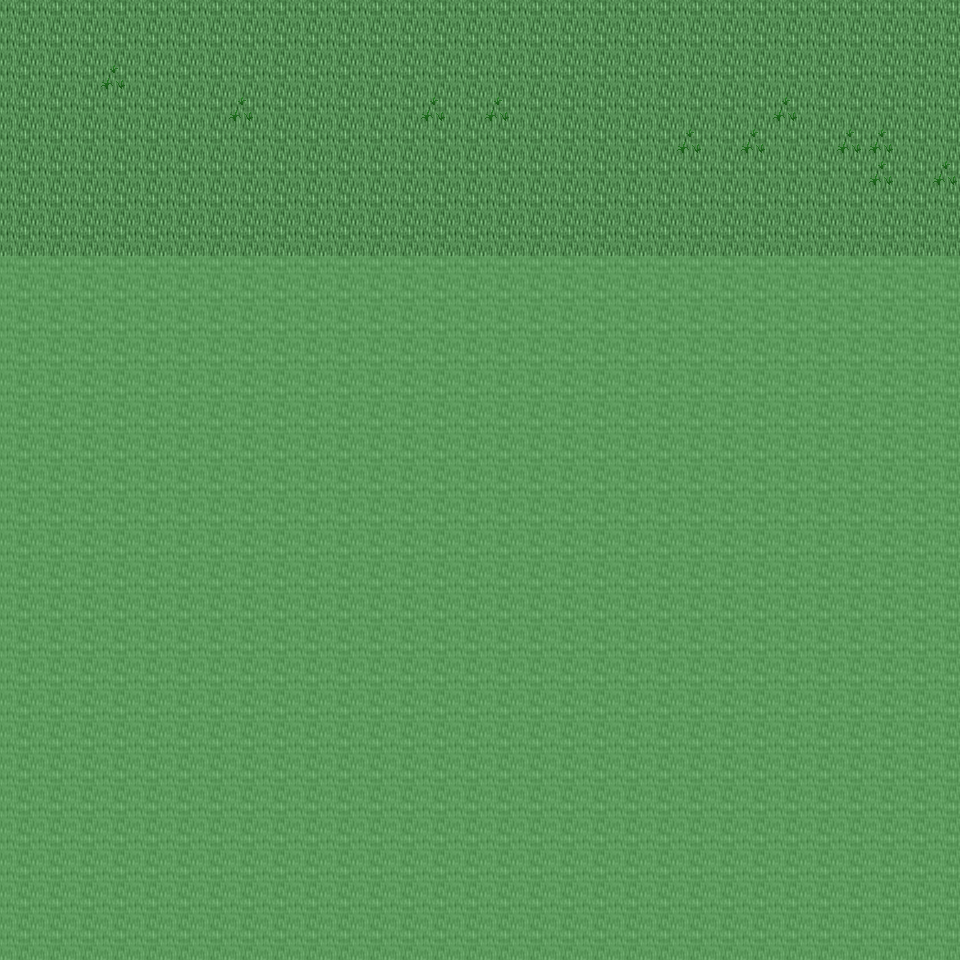

This is a level from a 2D game, rendered from its Tiled map with the project's own tilesets. A one-line summary and the map file follow, with tile-layer data summarised:
An orthogonal 30x30 tile map with 32x32 px tiles, 6 tile layers (Ground, Object, Object2, Above, ...), 26 tilesets and 3 objects (3x mapchange).

<map version="1.0" orientation="orthogonal" renderorder="right-down" width="30" height="30" tilewidth="32" tileheight="32" nextobjectid="4">
  <tileset firstgid="1" name="tileset_ground_ground" tilewidth="32" tileheight="32" tilecount="33" columns="3">
    <image source="../drawable/tileset_ground_ground.png" width="96" height="352" />
  </tileset>
  <tileset firstgid="34" name="tileset_ground_ice_ice" tilewidth="32" tileheight="32" tilecount="3" columns="3">
    <image source="../drawable/tileset_ground_ice_ice.png" width="96" height="32" />
  </tileset>
  <tileset firstgid="37" name="tileset_plant_grasses" tilewidth="32" tileheight="32" tilecount="6" columns="3">
    <image source="../drawable/tileset_plant_grasses.png" width="96" height="64" />
  </tileset>
  <tileset firstgid="43" name="tileset_plant_flower_daisy_white" tilewidth="32" tileheight="32" tilecount="8" columns="2">
    <image source="../drawable/tileset_plant_flower_daisy_white.png" width="64" height="128" />
  </tileset>
  <tileset firstgid="51" name="tileset_plant_flower_daisy_blue" tilewidth="32" tileheight="32" tilecount="8" columns="2">
    <image source="../drawable/tileset_plant_flower_daisy_blue.png" width="64" height="128" />
  </tileset>
  <tileset firstgid="59" name="tileset_ground_ridge_earth_dark" tilewidth="32" tileheight="32" tilecount="96" columns="12">
    <image source="../drawable/tileset_ground_ridge_earth_dark.png" width="384" height="256" />
  </tileset>
  <tileset firstgid="155" name="tileset_ground_rock_pebbles" tilewidth="32" tileheight="32" tilecount="3" columns="1">
    <image source="../drawable/tileset_ground_rock_pebbles.png" width="32" height="96" />
  </tileset>
  <tileset firstgid="158" name="tileset_ground_grass_edges" tilewidth="32" tileheight="32" tilecount="36" columns="12">
    <image source="../drawable/tileset_ground_grass_edges.png" width="384" height="96" />
  </tileset>
  <tileset firstgid="194" name="tileset_plant_bush_bushes" tilewidth="32" tileheight="32" tilecount="10" columns="5">
    <image source="../drawable/tileset_plant_bush_bushes.png" width="160" height="64" />
  </tileset>
  <tileset firstgid="204" name="tileset_plant_stump_stump_purple" tilewidth="32" tileheight="32" tilecount="4" columns="2">
    <image source="../drawable/tileset_plant_stump_stump_purple.png" width="64" height="64" />
  </tileset>
  <tileset firstgid="208" name="tileset_building_wall_stone" tilewidth="32" tileheight="32" tilecount="12" columns="3">
    <image source="../drawable/tileset_building_wall_stone.png" width="96" height="128" />
  </tileset>
  <tileset firstgid="220" name="tileset_ground_ridge_ice_2" tilewidth="32" tileheight="32" tilecount="42" columns="7">
    <image source="../drawable/tileset_ground_ridge_ice_2.png" width="224" height="192" />
  </tileset>
  <tileset firstgid="262" name="tileset_plant_tree_tree_green" tilewidth="32" tileheight="32" tilecount="88" columns="8">
    <image source="../drawable/tileset_plant_tree_tree_green.png" width="256" height="352" />
  </tileset>
  <tileset firstgid="350" name="tileset_building_window_window_long" tilewidth="32" tileheight="32" tilecount="3" columns="3">
    <image source="../drawable/tileset_building_window_window_long.png" width="96" height="32" />
  </tileset>
  <tileset firstgid="353" name="tileset_building_window_window_right" tilewidth="32" tileheight="32" tilecount="2" columns="2">
    <image source="../drawable/tileset_building_window_window_right.png" width="64" height="32" />
  </tileset>
  <tileset firstgid="355" name="tileset_building_door_door_n" tilewidth="32" tileheight="32" tilecount="6" columns="3">
    <image source="../drawable/tileset_building_door_door_n.png" width="96" height="64" />
  </tileset>
  <tileset firstgid="361" name="tileset_building_door_closed_with_key" tilewidth="32" tileheight="32" tilecount="1" columns="1">
    <image source="../drawable/tileset_building_door_closed_with_key.png" width="32" height="32" />
  </tileset>
  <tileset firstgid="362" name="tileset_ground_ladder_horizontal_dark" tilewidth="32" tileheight="32" tilecount="3" columns="1">
    <image source="../drawable/tileset_ground_ladder_horizontal_dark.png" width="32" height="96" />
  </tileset>
  <tileset firstgid="365" name="tileset_ground_ladder_vertical_dark" tilewidth="32" tileheight="32" tilecount="3" columns="3">
    <image source="../drawable/tileset_ground_ladder_vertical_dark.png" width="96" height="32" />
  </tileset>
  <tileset firstgid="368" name="tileset_building_roof_yellow" tilewidth="32" tileheight="32" tilecount="20" columns="5">
    <image source="../drawable/tileset_building_roof_yellow.png" width="160" height="128" />
  </tileset>
  <tileset firstgid="388" name="tileset_logic_creature_gnome" tilewidth="32" tileheight="32" tilecount="6" columns="6">
    <image source="../drawable/tileset_logic_creature_gnome.png" width="192" height="32" />
  </tileset>
  <tileset firstgid="394" name="tileset_logic_collision" tilewidth="32" tileheight="32" tilecount="1" columns="1">
    <image source="../drawable/tileset_logic_collision.png" width="32" height="32" />
  </tileset>
  <tileset firstgid="395" name="tileset_item_blood_nsew_stains" tilewidth="32" tileheight="32" tilecount="4" columns="2">
    <image source="../drawable/tileset_item_blood_nsew_stains.png" width="64" height="64" />
  </tileset>
  <tileset firstgid="399" name="tileset_item_blood_floor_stain" tilewidth="32" tileheight="32" tilecount="1" columns="1">
    <image source="../drawable/tileset_item_blood_floor_stain.png" width="32" height="32" />
  </tileset>
  <tileset firstgid="400" name="tileset_ground_blue_paving" tilewidth="32" tileheight="32" tilecount="2" columns="1">
    <image source="../drawable/tileset_ground_blue_paving.png" width="32" height="64" />
  </tileset>
  <tileset firstgid="402" name="tileset_ground_green_paving" tilewidth="32" tileheight="32" tilecount="18" columns="3">
    <image source="../drawable/tileset_ground_green_paving.png" width="96" height="192" />
  </tileset>
  <layer name="Ground" width="30" height="30">
    <data>[900 cells, 240 non-empty, 1 distinct tile ids]</data>
  </layer>
  <layer name="Object" width="30" height="30">
    <data>[900 cells, 11 non-empty, 1 distinct tile ids]</data>
  </layer>
  <layer name="Object2" width="30" height="30">
    <data>[900 cells, 0 non-empty, 0 distinct tile ids]</data>
  </layer>
  <layer name="Above" width="30" height="30">
    <data>[900 cells, 0 non-empty, 0 distinct tile ids]</data>
  </layer>
  <layer name="Above2" width="30" height="30">
    <data>[900 cells, 0 non-empty, 0 distinct tile ids]</data>
  </layer>
  <layer name="Walkable" width="30" height="30">
    <data>[900 cells, 660 non-empty, 1 distinct tile ids]</data>
  </layer>
  <objectgroup name="MapEvents">
    <object id="1" name="north" type="mapchange" x="0" y="0" width="960" height="32">
      <properties>
        <property name="map" value="0_ados_mountain_n2_w2_x3_y3" />
        <property name="place" value="south" />
      </properties>
    </object>
    <object id="2" name="west" type="mapchange" x="0" y="0" width="32" height="256">
      <properties>
        <property name="map" value="0_ados_mountain_n2_w2_x2_y4" />
        <property name="place" value="east" />
      </properties>
    </object>
    <object id="3" name="east" type="mapchange" x="928" y="0" width="32" height="256">
      <properties>
        <property name="map" value="0_ados_mountain_n2_w2_x4_y4" />
        <property name="place" value="west" />
      </properties>
    </object>
  </objectgroup>
</map>
